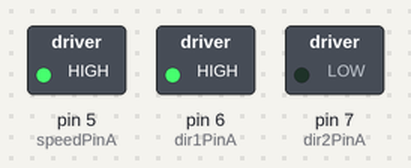
Bench run of a sketch on a simulated Arduino Uno, built with avr-gcc and run on an emulated ATmega328P. Shown: switched loads named in the sketch (green lamp = pin HIGH).

Above: at 0.1 s.
Timing chart, 0 to 1.6 s (numbered marks = the images above):
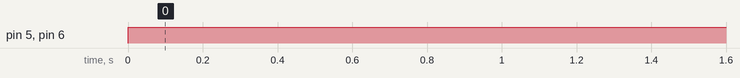

The sketch:

motor2.ino
```cpp
// 电机A
int dir1PinA = 6; //分别连接IN1和IN2
int dir2PinA  = 7;
int speedPinA = 5;//PWM输出管脚连接ENA

void setup() {
  pinMode(dir1PinA, OUTPUT);
  pinMode(dir2PinA, OUTPUT);
  pinMode(speedPinA, OUTPUT);

}

void loop() {
  analogWrite(speedPinA, 255);//输出PWM脉冲到ENA
  digitalWrite(dir1PinA, HIGH);
  digitalWrite(dir2PinA, LOW);
  delay(1000);

  /*analogWrite(speedPinA, 100);//输出PWM脉冲到ENA
  digitalWrite(dir1PinA, LOW);
  digitalWrite(dir2PinA, HIGH);
  delay(1000);*/
}
```

Measured:
- by itself, pin 5 (speedPinA), pin 6 (dir1PinA): LOW → HIGH at 0.00 s
